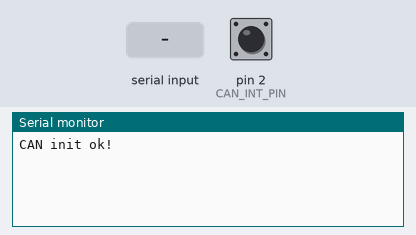
The sketch below on a simulated Arduino Uno, built with avr-gcc and run on an emulated ATmega328P. On the bench: the last lines printed to the serial monitor. Inputs (shaded band) come from the test bench; at power-on: pin 2 (CAN_INT_PIN) HIGH.

Above: at 2.2 s.
2.3 s: "90,45\n" received over Serial
At 3.4 s:
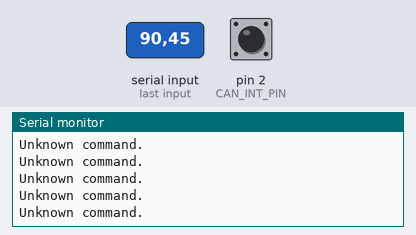
3.8 s: "P90\n" received over Serial
At 4.4 s:
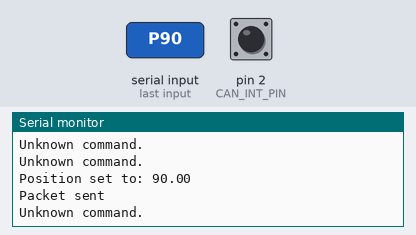
5.3 s: "M90\n" received over Serial
At 6.5 s:
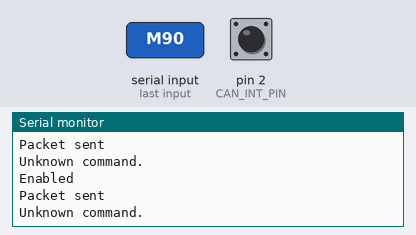
6.8 s: "M" received over Serial
At 8.5 s:
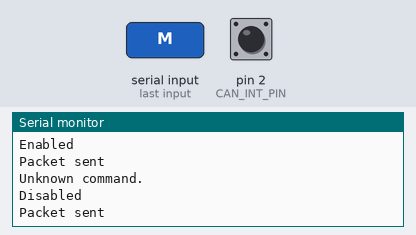

Measured:
- after the input at 2.3 s, the serial monitor: prints a new line at once (image 1)
- after the input at 3.8 s, the serial monitor: prints a new line at once (image 2)
- after the input at 5.3 s, the serial monitor: prints a new line at once (image 3)
- after the input at 6.8 s, the serial monitor: prints a new line after 1.0 s (image 4)

The sketch:

MIT_ACTUATOR_CONTROL.ino
```cpp
// The follow code allows control of a MIT based actuator through a MCP2515 CAN BUS module.
// For CAN BUS communication it uses this library: https://github.com/Seeed-Studio/Seeed_Arduino_CAN
//
//
// To use the actuator in motor mode/ position control enter these commands in serial one by one
// M1          (Motor enable)
// P<pos>      (desired position, e.g. P1.45)
// M0          (Motor disable, whenever you are done)


#include <SPI.h>

#define CAN_2515
//change these pin numbers if they dont match your configuration
const int SPI_CS_PIN = 10;
const int CAN_INT_PIN = 2;

#ifdef CAN_2515
#include "mcp2515_can.h"
mcp2515_can CAN(SPI_CS_PIN); // Set CS pin
#endif


// Define actuator value limits (Values based on a AK80-9 actuator from T-Motor
#define P_MIN -12.5f
#define P_MAX 12.5f
#define V_MIN -50.0f
#define V_MAX 50.0f
#define KP_MIN 0.0f
#define KP_MAX 500.0f
#define KD_MIN 0.0f
#define KD_MAX 5.0f
#define T_MIN -18.0f
#define T_MAX 18.0f

// Set actuator values
#define ACTUATOR_ID 0x01
float p_in = 0.0f; // position target
float v_in = 0.0f; //velocity target
float kp_in = 20.0f; // stiffness target (proportional gain)
float kd_in = 1.0f; // dampening target (derivative gain)
float t_in = 0.0f; // torque target

// Measured values
float p_out = 0.0f; // actual position
float v_out = 0.0f; // actual velocity
float t_out = 0.0f; // actual torque

// Timing variable
unsigned long previousMillis = 0; // used for serial timestamps
unsigned long printInterval = 50; // serial prints every 50 ms

void setup() {
    Serial.begin(115200);
    pinMode(CAN_INT_PIN, INPUT);
    delay(1000);

    while (CAN_OK != CAN.begin(CAN_1000KBPS)) {             // init can bus : baudrate = 1000k
        Serial.println("CAN init fail, retry...");
        delay(100);
    }
    Serial.println("CAN init ok!");
}

void loop() {
  // Serial control of actuator
  if(Serial.available() > 0){
      char cmd;
      float receivedFloat;
      bool receivedBool;
      cmd = Serial.read();
      switch(cmd){
          case 'P':
            //Posistion
            receivedFloat = Serial.parseFloat();
            Serial.print("Position set to: ");
            Serial.println(receivedFloat);
            p_in = constrain(receivedFloat, P_MIN, P_MAX);
            // Send data
            packCmd();
            Serial.flush();
            break;
          case 'M':
            //State
            receivedBool = Serial.parseInt();
            if(receivedBool){
              Serial.println("Enabled");
              EnterMotorMode();
            }
            else{
                Serial.println("Disabled");
                ExitMotorMode();
              }
            Serial.flush();
            break;
          default:
            Serial.println("Unknown command.");
            Serial.flush();
        }
    }

  if(!digitalRead(CAN_INT_PIN)){
      // Receive data
      unpackReply();
  }

  // Print data
  if(millis() - previousMillis <= printInterval){
      Serial.println(millis() - previousMillis);
      previousMillis = millis();
      Serial.print("\t");
      Serial.print(p_in);
      Serial.print("\t");
      Serial.print(p_out);
      Serial.print("\t");
      Serial.print(v_out);
      Serial.print("\t");
      Serial.println(t_out);
    }

}


void EnterMotorMode() {
  // Enter Motor Mode (enable)
  byte buf[8];
  buf[0] = 0xFF;
  buf[1] = 0xFF;
  buf[2] = 0xFF;
  buf[3] = 0xFF;
  buf[4] = 0xFF;
  buf[5] = 0xFF;
  buf[6] = 0xFF;
  buf[7] = 0xFC;
  if(CAN.sendMsgBuf(ACTUATOR_ID, 0, 8, buf) == CAN_OK){
      Serial.println("Packet sent");
  }
  else{
      Serial.println("Error while sending packet");
  }
}

void ExitMotorMode() {
  // Exit Motor Mode (disable)
  byte buf[8];
  buf[0] = 0xFF;
  buf[1] = 0xFF;
  buf[2] = 0xFF;
  buf[3] = 0xFF;
  buf[4] = 0xFF;
  buf[5] = 0xFF;
  buf[6] = 0xFF;
  buf[7] = 0xFD;
  if(CAN.sendMsgBuf(ACTUATOR_ID, 0, 8, buf) == CAN_OK){
      Serial.println("Packet sent");
  }
  else{
      Serial.println("Error while sending packet");
  }
}

void Zero() {
  // Zero motor
  byte buf[8];
  buf[0] = 0xFF;
  buf[1] = 0xFF;
  buf[2] = 0xFF;
  buf[3] = 0xFF;
  buf[4] = 0xFF;
  buf[5] = 0xFF;
  buf[6] = 0xFF;
  buf[7] = 0xFE;
  if(CAN.sendMsgBuf(ACTUATOR_ID, 0, 8, buf) == CAN_OK){
      Serial.println("Packet sent");
  }
  else{
      Serial.println("Error while sending packet");
  }
}

void packCmd() {
  // CAN Command Packet Structure
  // 16-bit position, between -4*pi, 4*pi
  // 12-bit velocity, between -30 and 30 rad/s
  // 12-bit kp, between 0 and 500 Nm/rad
  // 12-bit kd, between 0 and 100 Nm*s/rad
  // 12-bit feed forward torque, between -18 and 18 Nm
  // CAN Packet is 8 x 8-bit words
  // Formatted as follows. For each quantity, bit 0 is LSB
  //     0: [position[15-8]]
  //     1: [position[7-0]]
  //     2: [velocity[11-4]]
  //     3: [velocity[3-0], kp[11-8]]
  //     4: [kp[7-0]]
  //     5: [kd[11-4]]
  //     6: [kd[3-0], torque[11-8]]
  //     7: [torque[7-0]]

  byte buf[8];

  /// limit data to be within bounds ///
  float p_des = constrain(p_in, P_MIN, P_MAX); // desired position
  float v_des = constrain(v_in, V_MIN, V_MAX); // desired velocity
  float kp = constrain(kp_in, KP_MIN, KP_MAX); // desired stiffness
  float kd = constrain(kd_in, KD_MIN, KD_MAX); // desired dampening
  float t_ff = constrain(t_in, T_MIN, T_MAX); // feed forward torque

  /// convert floats to unsigned ints ///
  unsigned int p_int = float_to_uint(p_des, P_MIN, P_MAX, 16);
  unsigned int v_int = float_to_uint(v_des, V_MIN, V_MAX, 12);
  unsigned int kp_int = float_to_uint(kp, KP_MIN, KP_MAX, 12);
  unsigned int kd_int = float_to_uint(kd, KD_MIN, KD_MAX, 12);
  unsigned int t_int = float_to_uint(t_ff, T_MIN, T_MAX, 12);
  /// pack ints into the CAN buffer ///

  buf[0] = p_int >> 8;
  buf[1] = p_int & 0xFF;
  buf[2] = v_int >> 4;
  buf[3] = ((v_int & 0xF) << 4) | (kp_int >> 8);
  buf[4] = kp_int & 0xFF;
  buf[5] = kd_int >> 4;
  buf[6] = ((kd_int & 0xF) << 4) | (t_int >> 8);
  buf[7] = t_int & 0xFF;
  if(CAN.sendMsgBuf(ACTUATOR_ID, 0, 8, buf) == CAN_OK){
      Serial.println("Packet sent");
  }
  else{
      Serial.println("Error while sending packet");
  }
}


void unpackReply(){

    // CAN Reply Packet Structure
    // 16-bit position, between -4*pi, 4*pi
    // 12-bit velocity, between -30 and 30 rad/s
    // 12-bit current. between -40 and 40
    // CAN Packet is 5 x 8-bit words
    // Formatted as follows. For each quantity, bit 0 is LSB
    //     0: [position[15-8]]
    //     1: [position[7-0]]
    //     2: [velocity[11-4]]
    //     3: [velocity[3-0], current[11-8]]
    //     4: [current[7-0]]

    byte len = 0;
    byte buf[8];
    if (CAN_MSGAVAIL == CAN.checkReceive()) {         // check if data coming
        CAN.readMsgBuf(&len, buf);    // read data,  len: data length, buf: data buf

        // unpack data from can buffer
        unsigned int id = buf[0];
        unsigned int p_int = (buf[1] << 8) | buf[2]; // position data
        unsigned int v_int = (buf[3] << 4) | (buf[4] >> 4); // velocity data
        unsigned int i_int = ((buf[4] & 0xF) << 8) | buf[5]; // torque data

        if(id == ACTUATOR_ID){
          // then convert uint to floats
          p_out = uint_to_float(p_int, P_MIN, P_MAX, 16);
          v_out = uint_to_float(v_int, V_MIN, V_MAX, 12);
          t_out = uint_to_float(i_int, T_MIN, T_MAX, 12);
        }
    }
  }

  unsigned int float_to_uint(float x, float x_min, float x_max, int bits){
      // Converts a float to an unsigned integer with a given range and length
      float span = x_max - x_min;
      if(x < x_min){
        x = x_min;
      }
      else if(x > x_max){
        x = x_max;
      }
      return (int) ((x- x_min)*((float)((1<<bits)/span)));
    }

  float uint_to_float(unsigned int x_int, float x_min, float x_max, int bits){
      // Converts an unsigned int to a float with a given range and length
      float span = x_max - x_min;
      float offset = x_min;
      return ((float)x_int)*span/((float)((1<<bits)-1)) + offset;
    }
```
